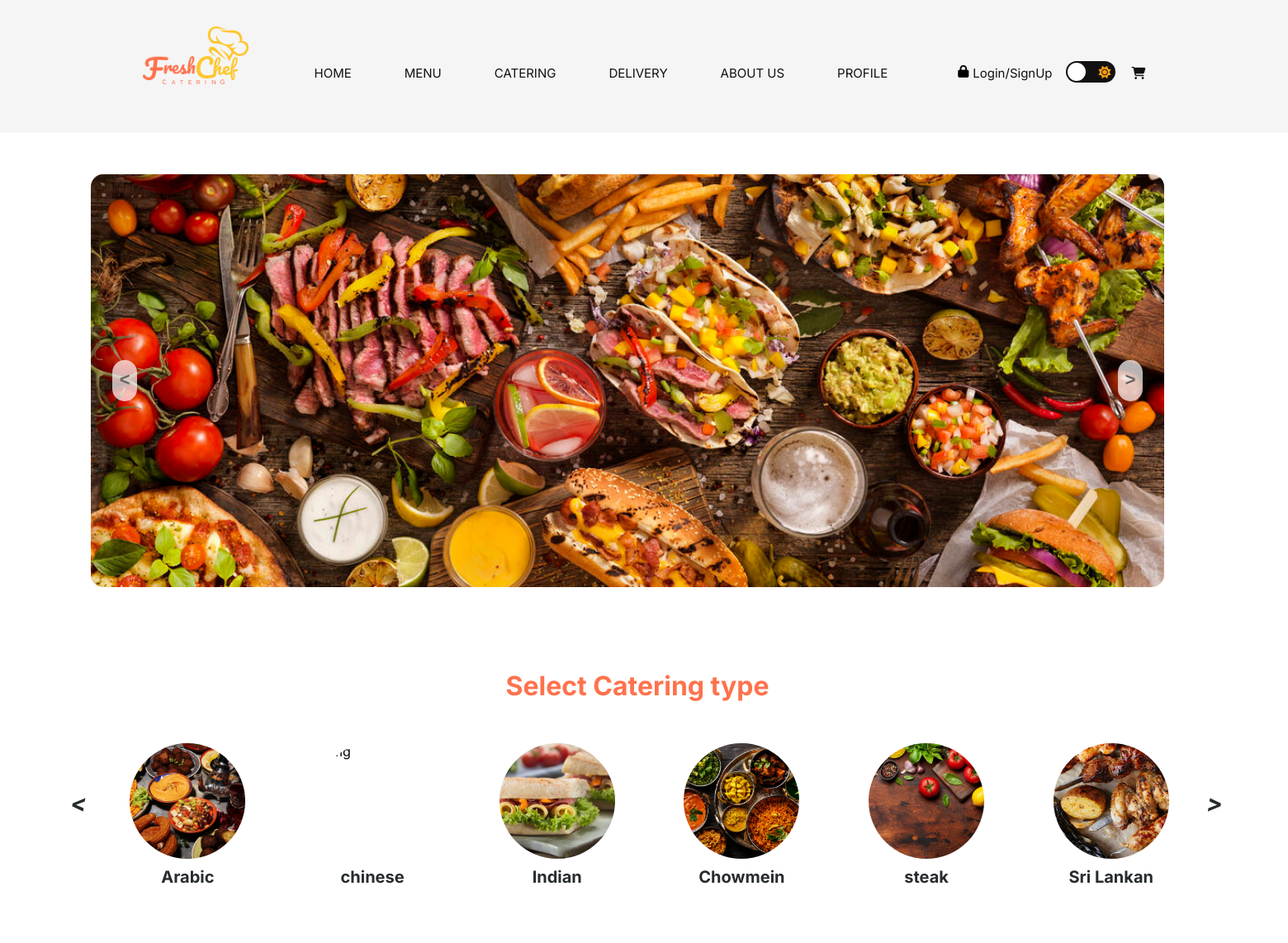
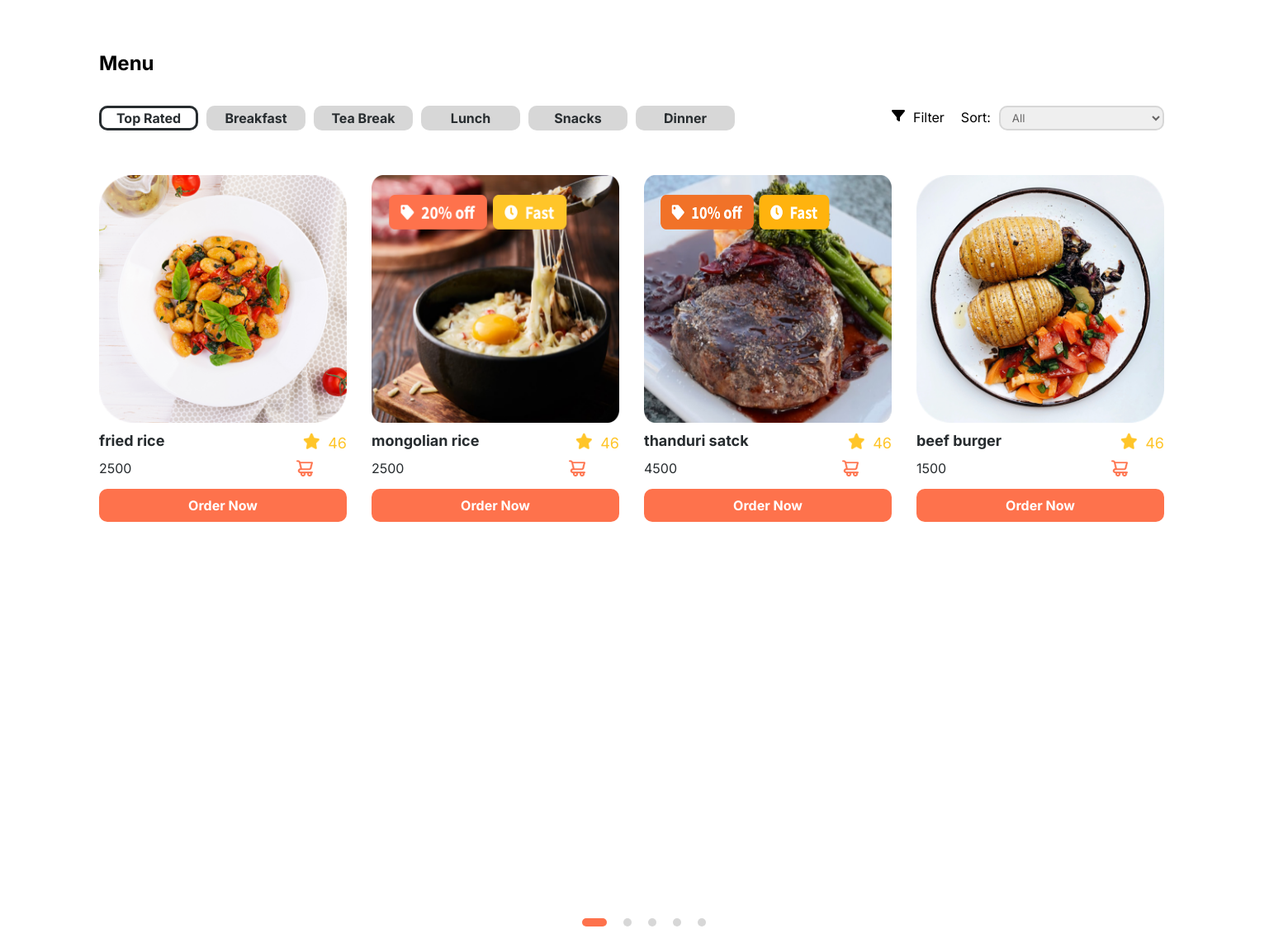
Page /A_menu.php on the committed database (2 pictures, top to bottom).
### tables this page shows
CREATE TABLE `r_menu` (
  `menu_id` int(5) NOT NULL,
  `menu_rec_id` varchar(200) DEFAULT NULL,
  `menu_name` varchar(250) DEFAULT NULL,
  `menu_img` varchar(255) NOT NULL,
  `menu_price` int(11) DEFAULT NULL,
  `menu_rating` int(10) DEFAULT NULL,
  `menu_type` varchar(255) NOT NULL
);

### A_menu.php (the view, shortened to what this page needs)
<!DOCTYPE html>
<html>
    <head>
        <link rel="stylesheet" href="https://cdnjs.cloudflare.com/ajax/libs/font-awesome/4.7.0/css/font-awesome.min.css">
    <link rel="stylesheet" href="https://cdnjs.cloudflare.com/ajax/libs/font-awesome/6.4.2/css/all.min.css" />
    </head>
    <body>
            <header id="header">
                <div class="logo">
                    <a href="landing.html"><img src="homeIMG/Logo.png" alt="Logo" class="logo"></a>
                </div>
                <div class="navlinks">
                    <p><a href="landing.html">home</a></p>
                    <p><a href="A_menu.php">menu</a></p>
                    <p><a href="menu.html">catering</a></p>
                    <p><a href="Delivary.html">delivery</a></p>
                    <p><a href="about.html">about us</a></p>
                    <p><a href="customer_profile.php">profile</a></p>
                </div>
                <div class="login">
                    <i class="fa-solid fa-lock"></i>
                    <p><a href="login.html">Login</a></p>
                    <p>/</p>
                    <p><a href="register.html">SignUp</a></p>
                    <div class="darkMode">
                        <label for="checkbox" class="checkbox-label">
                          <i class="fa-solid fa-sun"></i>
                          <span class="ball"></span>
                        </label>
                      </div>
                    <a href="cart.php"><i class="fa-solid fa-cart-shopping"></i></a>
                </div>
            </header>
            <div class="slider">
                <div class="list">
                    <div class="item">
                        <img src="IMG/img2.jpeg" alt="">
                    </div>
                </div>
                <div class="buttons">
                    <button id="prev"><</button>
                    <button id="next">></button>
                </div>
            </div>
            <ul class="dots">
                <li class="active"></li>
                <li></li>
                <li></li>
                <li></li>
                <li></li>
            </ul>
            <div class="wrapper">
                <h1>Select Catering type</h1>
                <i id="left"><</i>
                <ul class="carousel">
                  <li class="card">
                    <div class="img"><img src="IMG/img1.jpg" alt="img" draggable="false"></div>
                    <span>Arabic</span>
                  </li>
                  <li class="card">
                    <div class="img"><img src="IMG/img3.jpeg" alt="img" draggable="false"></div>
                    <span>chinese</span>
                  </li>
                  <li class="card">
                    <div class="img"><img src="IMG/img4.png" alt="img" draggable="false"></div>
                    <span>Indian</span>
                  </li>
                  <li class="card">
                    <div class="img"><img src="IMG/img5.jpg" alt="img" draggable="false"></div>
                    <span>Chowmein</span>
                  </li>
                  <li class="card">
                    <div class="img"><img src="IMG/img6.jpeg" alt="img" draggable="false"></div>
                    <span>steak</span>
                  </li>
                  <li class="card">
                    <div class="img"><img src="IMG/img7.png" alt="img" draggable="false"></div>
                    <span>Sri Lankan</span>
                  </li>
                  <li class="card">
                  </li>
                </ul>
                <i id="right" >></i>
              </div>
<div class="menu_block">
    <div class="menu_section">
        <h2>Menu</h2>
    </div>
    <div class="menu_tabbar">
        <div class="menu_tabs">
            <ul>
                <li><button id="btn_1" onclick="openTop_Rated()">Top Rated</button></li>
                <li><button id="btn_2" onclick="openBreakfast()">Breakfast</button></li>
                <li><button id="btn_3" onclick="openTea_Break()">Tea Break</button></li>
                <li><button id="btn_4" onclick="openLunch()">Lunch</button></li>
                <li><button id="btn_5" onclick="openSnacks()">Snacks</button></li>
                <li><button id="btn_6" onclick="openDinner()">Dinner</button></li>
            </ul>
        </div>
        <div class="menu_filtertab">
            <div class="filter">
                <i class="fa fa-filter"></i>
                <span>Filter</span>
            </div>
            <div class="sorttab">
                <span>Sort:</span>
                <form>
                    <select me="Sort" id="sort" onchange="sortMenuItems()" >
                        <option value="All">All</option>
                    </select>
                </form>
            </div>
        </div>
    </div>
    <div class="menu_card_hero_Container">
        <div id="tab_1" class="hero_content">
            <div class="menu_card_container">
                <?php
                $conn = new mysqli('localhost', 'root', '', 'fresh_chef_caterings');
                $menu_type = "Top Rated";
                $sort_option = isset($_GET['sort']) ? $_GET['sort'] : 'All';
                switch ($sort_option) {
                    default:
                        $sort_sql = "";
                }
                $query = "SELECT * FROM r_menu WHERE menu_type = '$menu_type' $sort_sql";
                $result = mysqli_query($conn, $query);
                if (mysqli_num_rows($result) > 0) {
                    while ($row = mysqli_fetch_assoc($result)) {
                        ?>
                    <form action="add_to_cart.php" method="POST">
                        <div class="menu_card" data-id="<?php echo $row["menu_id"]; ?>" data-name="<?php echo $row["menu_name"]; ?>" data-price="<?php echo $row["menu_price"]; ?>">
                            <img src="IMG/<?php echo $row["menu_img"]; ?>" alt="Menu Image">
                            <div class="card_content">
                                <div class="Card_content_top">
                                    <p><?php echo $row["menu_name"]; ?></p>
                                    <img src="IMG/Picture1.png" alt="">
                                    <span>46</span>
                                </div>
                                <div class="Card_content_down">
                                    <span><?php echo $row["menu_price"]; ?></span>
                                    <img src="IMG/Picture2.png" alt="">
                                </div>
                            </div>
                            <button type="submit">Order Now</button>
                        </div>
                    </form>
                        <?php
                    }
                } else {
                    echo "No menu items found for $menu_type";
                }
                ?>
            </div>
        </div>
    </div>
</div>
    </body>
</html>

### rows in the picture
r_menu: menu_img (picture), menu_name "fried rice", menu_price "2500"
r_menu: menu_img (picture), menu_name "mongolian rice", menu_price "2500"
r_menu: menu_img (picture), menu_name "thanduri satck", menu_price "4500"
r_menu: menu_img (picture), menu_name "beef burger", menu_price "1500"
